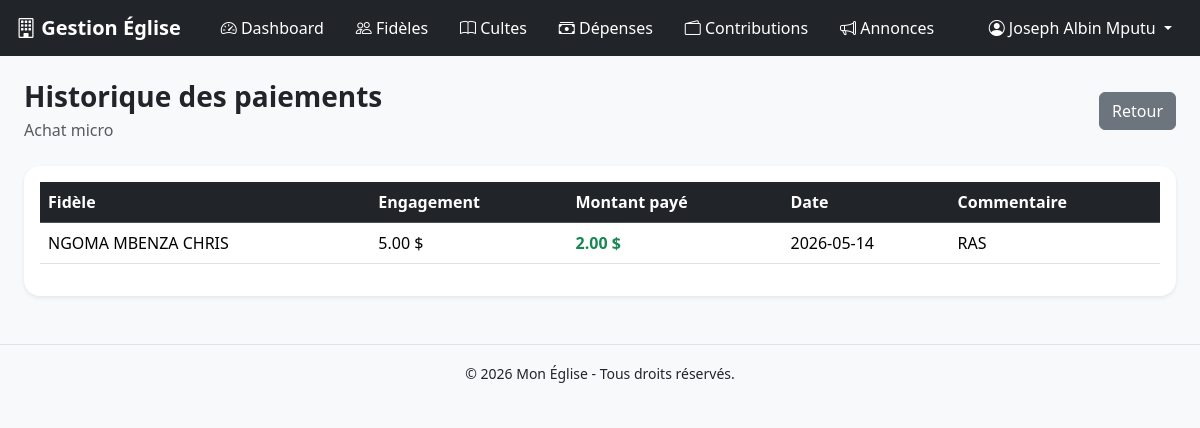
The app's page /views/fonds/historique_paiements.php?id=2 (signed in) with its own data.
### tables this page shows
CREATE TABLE `fonds` (
  `id` int(11) NOT NULL,
  `montant` varchar(50) NOT NULL,
  `motif` text NOT NULL,
  `campagne` varchar(255) NOT NULL,
  `created_at` timestamp NOT NULL DEFAULT current_timestamp()
);

CREATE TABLE `versements_fonds` (
  `id` int(11) NOT NULL,
  `engagement_id` int(11) NOT NULL,
  `montant` decimal(10,2) NOT NULL,
  `commentaire` text DEFAULT NULL,
  `date_versement` date NOT NULL,
  `created_at` timestamp NOT NULL DEFAULT current_timestamp()
);

CREATE TABLE `fideles` (
  `id` int(11) NOT NULL,
  `user_id` int(11) DEFAULT NULL,
  `nom` varchar(100) NOT NULL,
  `postnom` varchar(100) DEFAULT NULL,
  `prenom` varchar(100) DEFAULT NULL,
  `sexe` enum('M','F') NOT NULL,
  `telephone` varchar(30) DEFAULT NULL,
  `adresse` text DEFAULT NULL,
  `date_naissance` date DEFAULT NULL,
  `created_at` timestamp NOT NULL DEFAULT current_timestamp()
);

CREATE TABLE `engagements_fonds` (
  `id` int(11) NOT NULL,
  `user_id` int(11) NOT NULL,
  `fonds_id` int(11) NOT NULL,
  `montant_engage` decimal(10,2) NOT NULL,
  `periode` enum('Journalier','Hebdomadaire','Mensuel','Chaque culte','Autre') NOT NULL,
  `description_periode` varchar(255) DEFAULT NULL,
  `date_debut` date DEFAULT NULL,
  `date_fin` date DEFAULT NULL,
  `statut` enum('En cours','Terminé','Suspendu') DEFAULT 'En cours',
  `created_at` timestamp NOT NULL DEFAULT current_timestamp(),
  `cycle_actif` tinyint(1) DEFAULT 1,
  `cycle_num` int(11) DEFAULT 1
);

### views/fonds/historique_paiements.php (the view, shortened to what this page needs)
<?php
require_once '../../config/database.php';
$fonds_id = (int)($_GET['id'] ?? 0);
$stmt = $pdo->prepare("
    SELECT *
    FROM fonds
    WHERE id = ?
");
$stmt->execute([$fonds_id]);
$fonds = $stmt->fetch();
$paiements = $pdo->prepare("
    SELECT
        vf.*,
        u.nom,
        f.nom AS nom_fidele,
        f.postnom,
        f.prenom,
        ef.montant_engage
    FROM versements_fonds vf
    INNER JOIN engagements_fonds ef
        ON ef.id = vf.engagement_id
    INNER JOIN users u
        ON u.id = ef.user_id
    LEFT JOIN fideles f
        ON f.user_id = u.id
    WHERE ef.fonds_id = ?
    ORDER BY vf.id DESC
");
$paiements->execute([$fonds_id]);
require_once '../../layouts/header.php';
require_once '../../layouts/navbar_sidebar.php';
?>
<div class="container-fluid p-4">
    <div class="d-flex justify-content-between align-items-center mb-4">
        <div>
            <h3 class="fw-bold mb-1">
                Historique des paiements
            </h3>
            <p class="text-muted mb-0">
                <?= htmlspecialchars($fonds['campagne']) ?>
            </p>
        </div>
        <a href="index.php" class="btn btn-secondary">
            Retour
        </a>
    </div>
    <div class="card shadow-sm border-0 rounded-4">
        <div class="card-body table-responsive">
            <table class="table table-hover align-middle">
                <thead class="table-dark">
                    <tr>
                        <th>Fidèle</th>
                        <th>Engagement</th>
                        <th>Montant payé</th>
                        <th>Date</th>
                        <th>Commentaire</th>
                    </tr>
                </thead>
                <tbody>
                    <?php foreach($paiements as $p): ?>
                    <tr>
                        <td>
                            <?= htmlspecialchars(
                                trim(
                                    ($p['nom_fidele'] ?? '') . ' ' .
                                    ($p['postnom'] ?? '') . ' ' .
                                    ($p['prenom'] ?? '')
                                )
                            ) ?>
                        </td>
                        <td>
                            <?= number_format($p['montant_engage'],2) ?> $
                        </td>
                        <td class="fw-bold text-success">
                            <?= number_format($p['montant'],2) ?> $
                        </td>
                        <td>
                            <?= $p['date_versement'] ?>
                        </td>
                        <td>
                            <?= htmlspecialchars($p['commentaire'] ?? '-') ?>
                        </td>
                    </tr>
                    <?php endforeach; ?>
                </tbody>
            </table>
        </div>
    </div>
</div>
<?php require_once '../../layouts/footer.php'; ?>

### records on screen
fonds: campagne "Achat micro"
versements_fonds: fideles.nom+postnom+prenom "NGOMA MBENZA CHRIS", engagement.montant_engage "5.00", montant "2.00", date_versement "2026-05-14", commentaire "RAS"

### other values on screen
$_SESSION['user']['nom'] "Joseph Albin Mputu"
